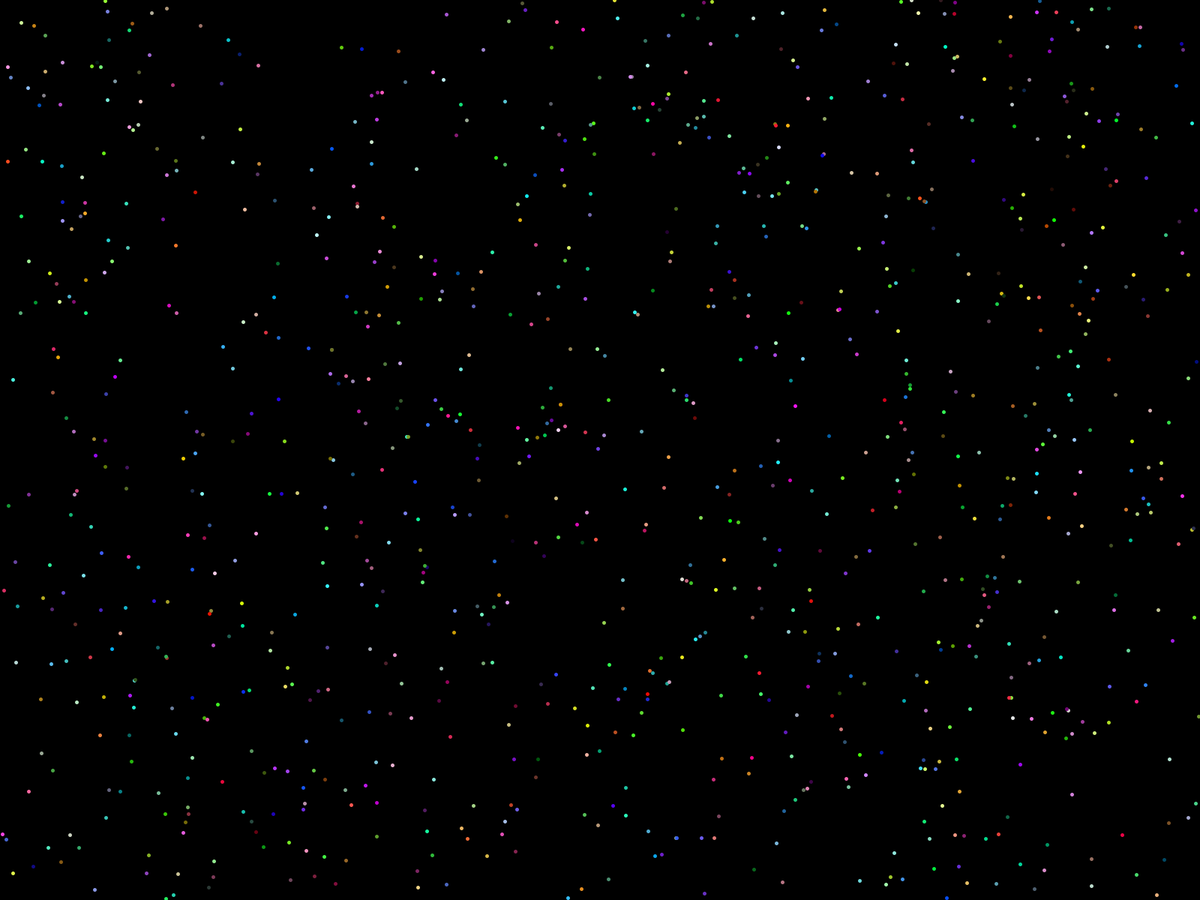
Frame 1 (no input)
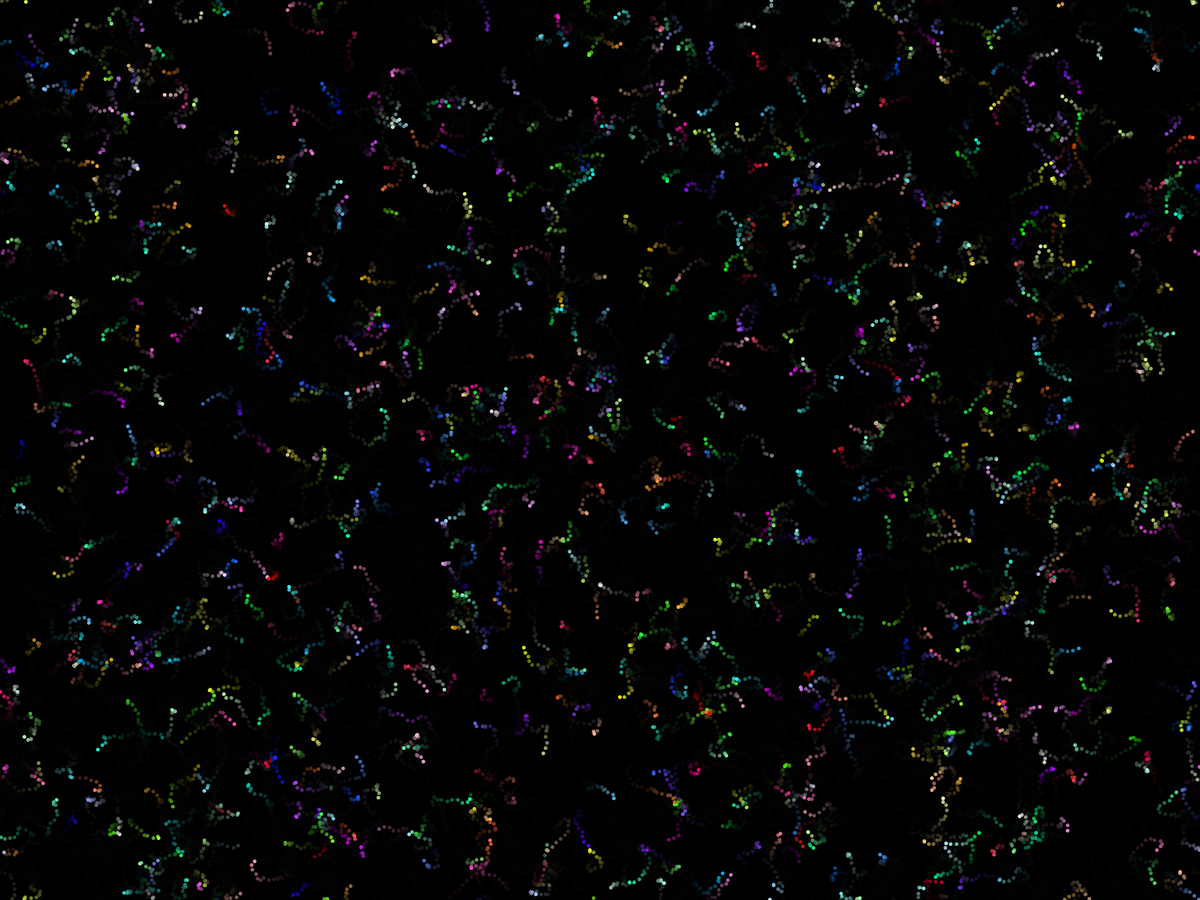
Frame 60 (the mouse pressed at the canvas centre just before this capture)
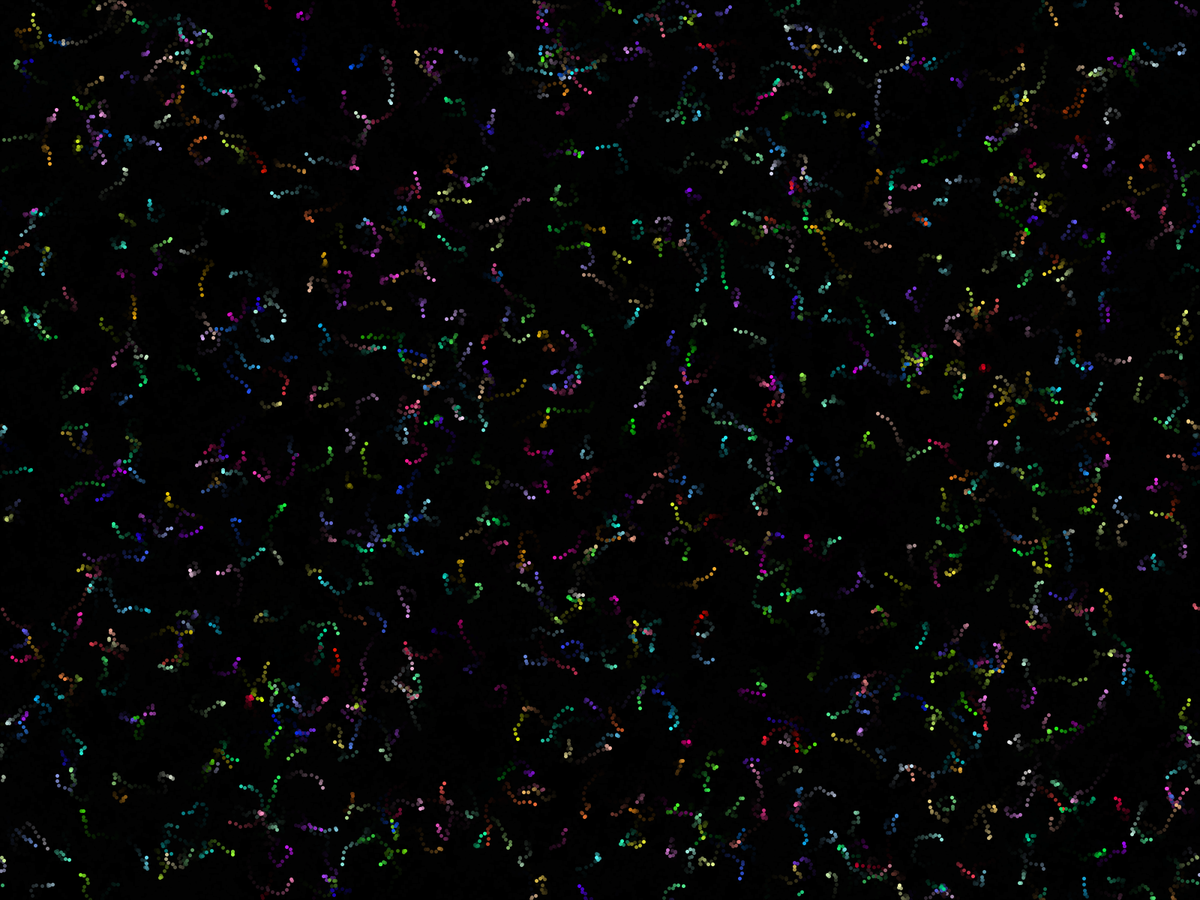
Frame 120 (the mouse held since frame 60 and released just before this capture)

The Processing sketch that drew these frames (run headless with seeded random() and noise(); from frame 60 on, the mouse is pressed at the canvas centre):

// Processing sketch: GeneraBase
// ── GeneraBase.pde
PVector[] pos;
ParticleEngine engine;
void setup(){
  background(0);
  fullScreen();
  engine = new ParticleEngine();
}

void draw(){
  noStroke();
  fill(0,50);
  rect(0,0,width,height);
  engine.update();
  engine.render();
}

// ── Enums.pde
enum Boundary{
    WRAP,BOUNCE,RESPAWN
}

enum Motion{
  BROWNIAN,FLOCKING,FLOW_NOISE,FLOW_POINTS
}

// ── ParticleEngine.pde
class ParticleEngine{
  color c1;
  color c2;
  float lifeSpan;
  float maxSpeed = 4.0;
  Boundary b = Boundary.WRAP;


  private class Particle{
    color col;
    PVector pos;
    PVector vel;
    PVector acc;
    float lifeTime;

    Particle(){
      col = color(random(255),random(255),random(255));
      pos = new PVector(random(width),random(height));
      vel = new PVector(0,0);
      acc = new PVector(0,0);
      lifeTime = 0;
    }

    void applyForce(PVector force){
      PVector f = force.copy();
      acc.add(f);
    }

    void update(){
      vel.add(acc);
      pos.add(vel);
      acc.mult(0);
    }
  }

  Particle[] particles = new Particle[1000];

  ParticleEngine(){
    for (int i =0; i < particles.length; i++){
      particles[i] = new Particle();
    }
  }
  void update(){
    for (Particle p:particles){
      p.applyForce(PVector.random2D().mult(maxSpeed));
      p.vel.limit(maxSpeed);
      p.update();
      if (p.pos.x < 0 || p.pos.x > width){
        switch (b){
          case WRAP:
            p.pos.x = ((p.pos.x % width) + width) % width;
            break;
          case BOUNCE: 
            p.pos.x = constrain(p.pos.x,0,width);
            p.vel.mult(-1);
            break;
          case RESPAWN: 
            p.pos = PVector.random2D();
            break;
        }
      }
      if (p.pos.y < 0 || p.pos.y > height){
        switch (b){
          case WRAP:
            p.pos.y = ((p.pos.y % height) + height) % height;
            break;
          case BOUNCE: 
            p.pos.y = constrain(p.pos.y,0,height);
            p.vel.mult(-1);
            break;
          case RESPAWN: 
            p.pos = PVector.random2D();
            break;
        }
      }
    }
  }
  void render(){
    strokeWeight(5);
    for (Particle p:particles){
      stroke(p.col);
      point(p.pos.x,p.pos.y);
    }
  }
}
